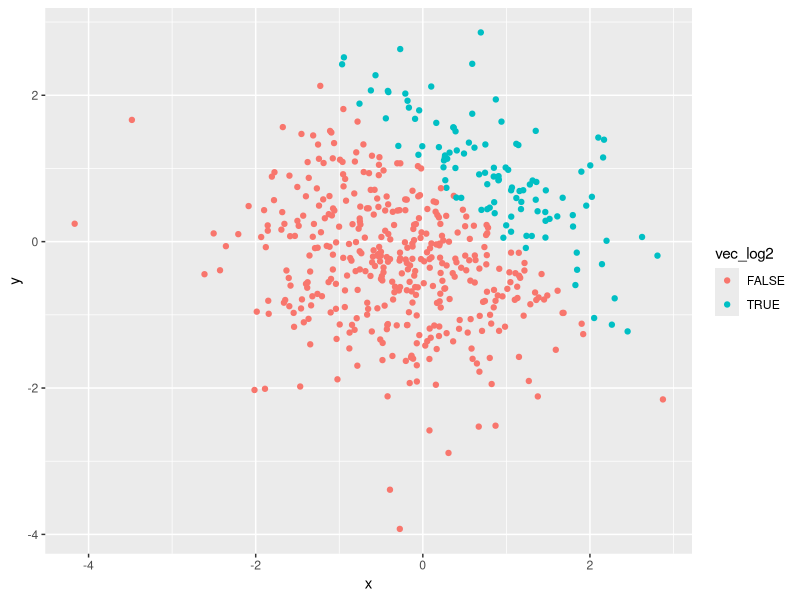
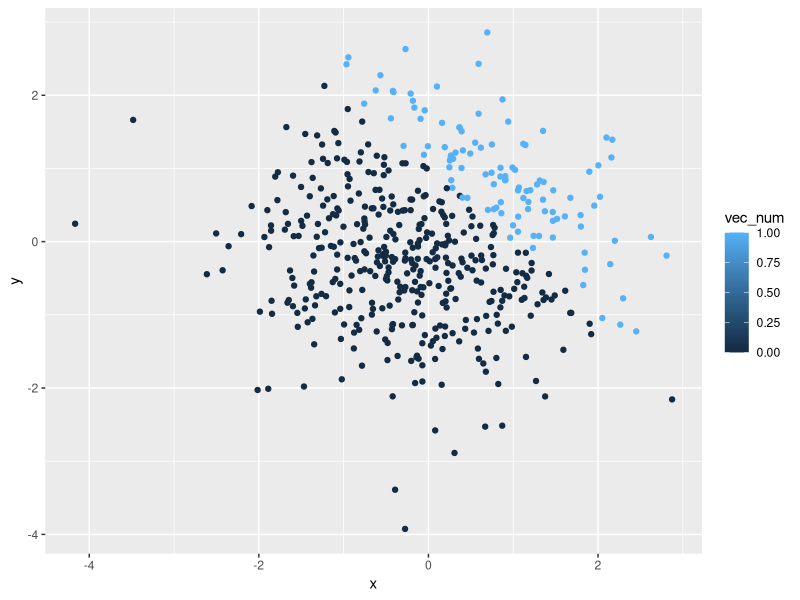

The R source for these figures, in order:
## ---- chunk 1
knitr::opts_chunk$set(echo = TRUE)
## ---- chunk 2

library(tidyverse)

first_df = tibble(
  norm_samp = rnorm(8),
  vec_log = norm_samp > 0,
  vec_char = c("1","2","3","4","5","6","7","8"),
  vec_factor = factor(c("1","2","3","1","2","3","1","2")),
)
mean_norm = mean(pull(first_df,norm_samp)) 

mean_log = mean(pull(first_df,vec_log))

mean_char = mean(pull(first_df,vec_char))

mean_fac = mean(pull(first_df,vec_factor))

mean(as.numeric(first_df[["vec_log"]]))
mean(as.numeric(first_df[["vec_char"]]))
mean(as.numeric(first_df[["vec_factor"]]))

## ---- chunk 3

num_random = as.numeric(first_df[["vec_log"]])*(first_df[["norm_samp"]])
num_factor = as.factor(first_df[["vec_log"]])*(first_df[["norm_samp"]])
num_factor = as.numeric(as.factor(first_df[["vec_log"]]))*(first_df[["norm_samp"]])
## ---- chunk 4

library(tidyverse)

second_df = tibble(
  x = rnorm (500) ,
  y = rnorm (500),
  vec_log2 = x + y > 1,
)
vec_num = as.numeric(second_df[["vec_log2"]])
vec_fac = as.factor(second_df[["vec_log2"]])

nrow(second_df)
ncol(second_df)
mean_x = mean(pull(second_df,x))
median_x = median (pull(second_df,x))
sd_x = sd (pull(second_df,x))
prop = sum(second_df[["vec_log2"]], na.rm = TRUE)/nrow(second_df)
plot_logical = ggplot(second_df, aes(x=x, y=y, color= vec_log2)) + geom_point()
plot_logical
plot_num = ggplot(second_df, aes(x=x, y=y, color= vec_num)) + geom_point()
plot_num

